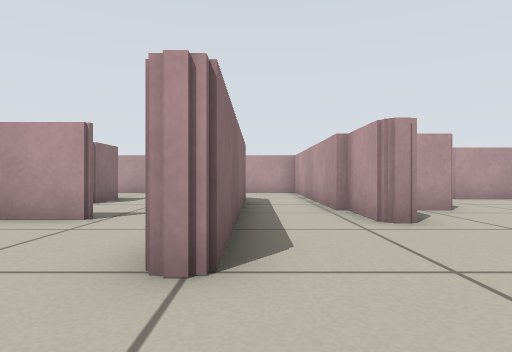
View 1 (above)

23 first-person views from a walk through a robot-simulator world made for Stage. The camera is 0.36 m above the floor, looks level and sees 75° across. Floor lines are 1 m apart. The floor is counted in squares, 0.5 m on a side. Each view is taken from the middle of a square. On the plan, view 1 faces up. The plan holds only what a view shows up to about 10 squares ahead; the rest is blank. The robots in the file are not drawn.

View 2
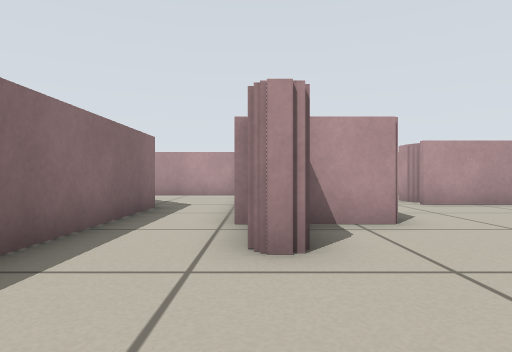

View 3
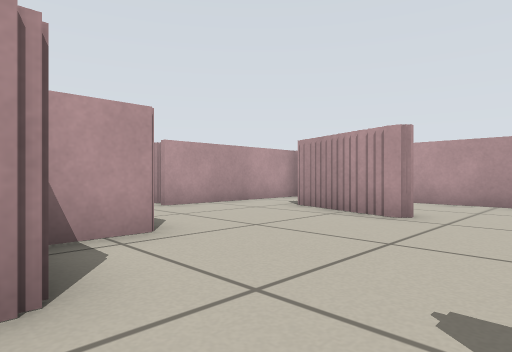

View 4
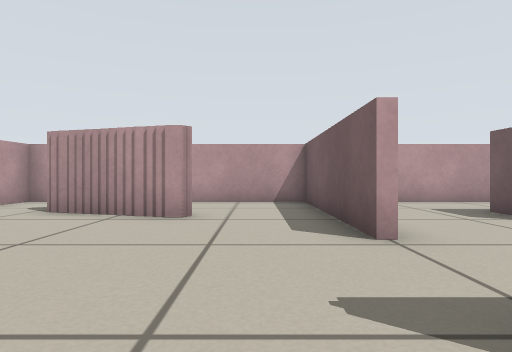

View 5
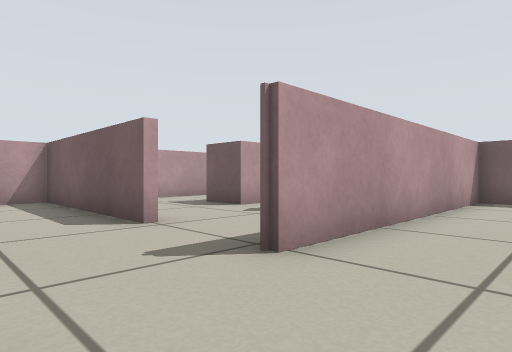

View 6
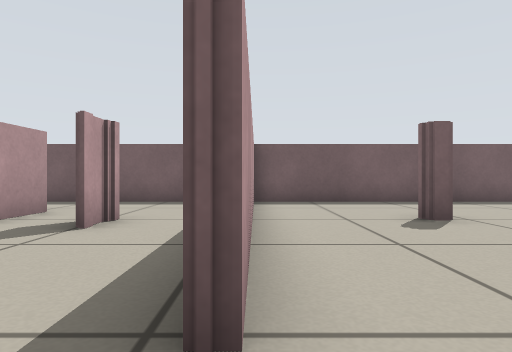

View 7
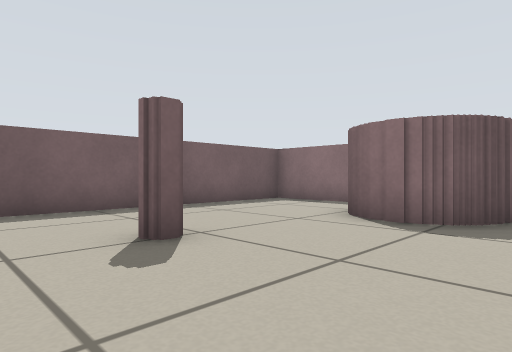

View 8
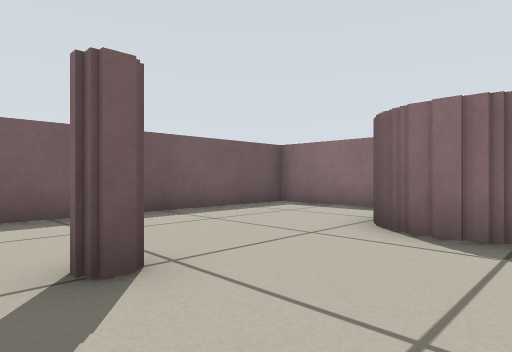

View 9
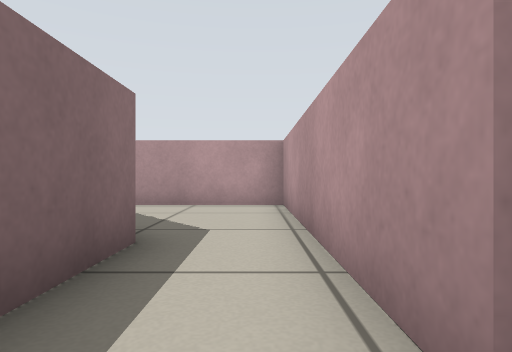

View 10
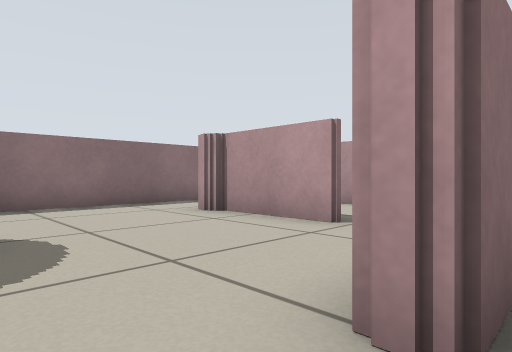

View 11
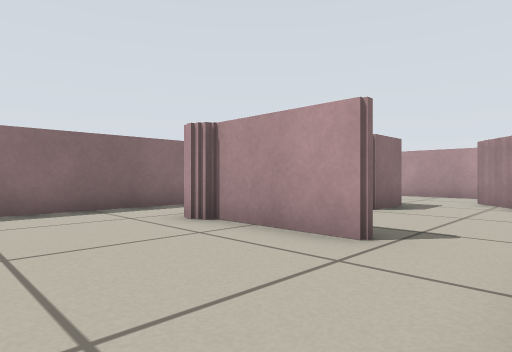

View 12
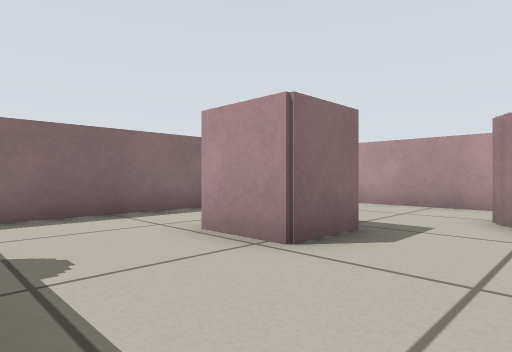

View 13
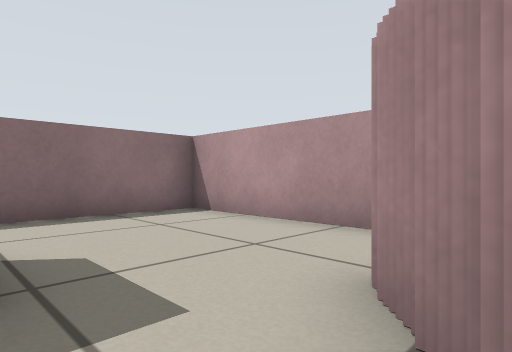

View 14
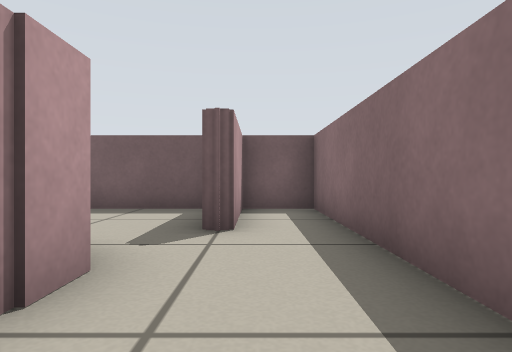

View 15
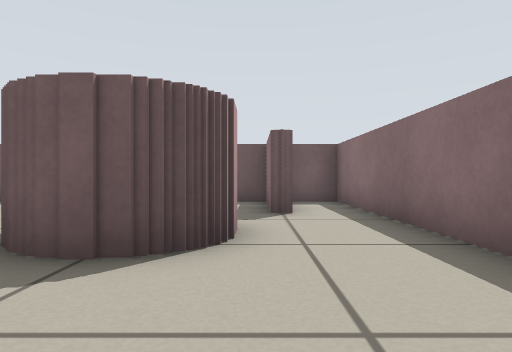

View 16
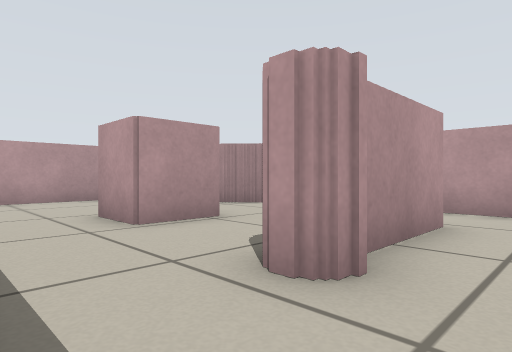

View 17
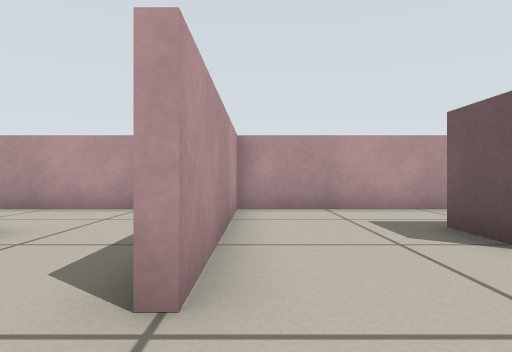

View 18
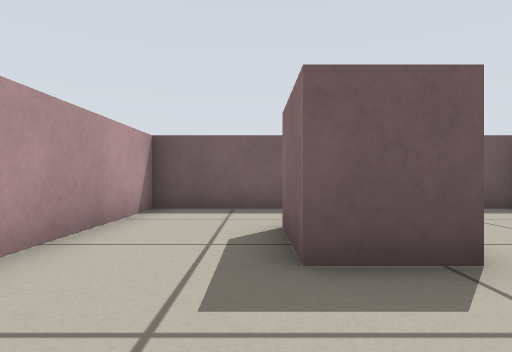

View 19
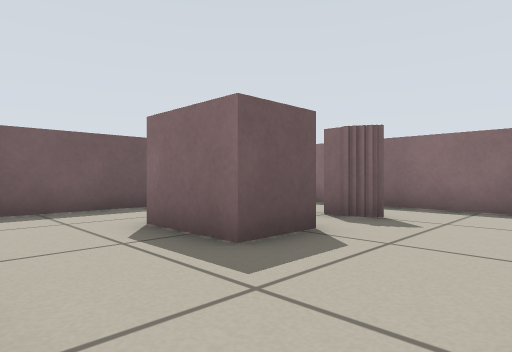

View 20
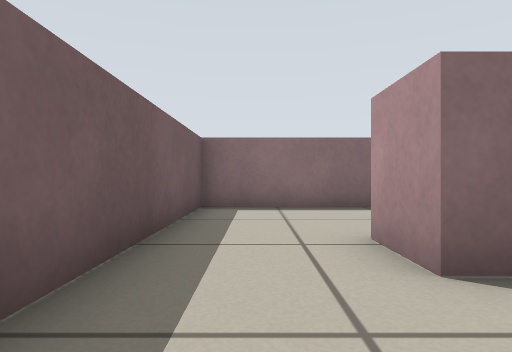

View 21
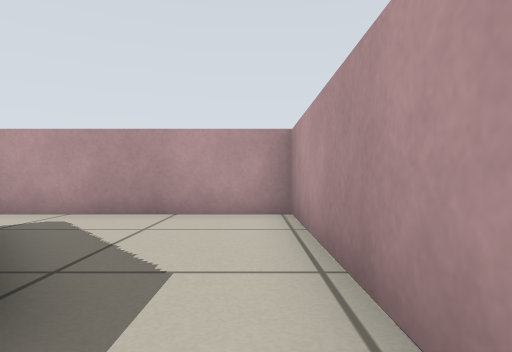

View 22
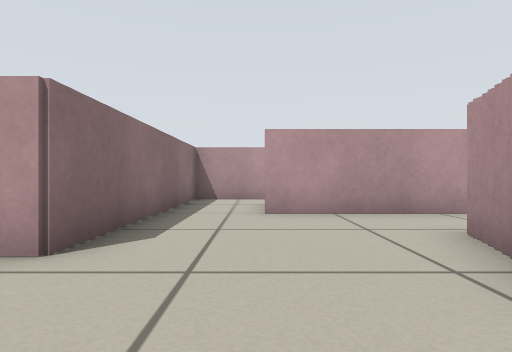

View 23
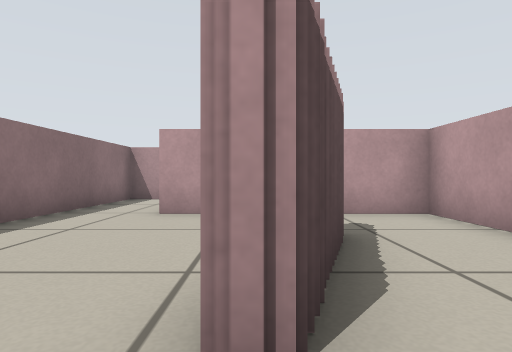

### Floor plan
Ten units are one square. View 1 is at (0, 0); x grows to the right and y downward. Boxes are objects, and circles mark ways between rooms. Rooms are numbered by the first view taken in them; rooms with no view inside come last. Other rooms are left out.
<svg viewBox="-88 -148 206 206">
<path fill="none" stroke="#000" d="M26 -52 19 -52 19 -70M17 -69 17 -143 -45 -143M58 -26 113 -26 113 -103 61 -103M-2 14 2 14M-3 -96 -3 -24 -9 -24M-35 -11 -35 -4M82 -52 79 -52 79 -66M-33 -5 -33 9M82 -65 82 -70M41 -105 41 -70 28 -70M84 -69 84 -81M-35 8 -35 12M-63 24 -63 53 31 53 31 -28M-54 -52 -61 -52 -61 -59M-52 -11 -35 -11M-28 -55 -55 -55M-57 6 -57 -7 -51 -7M-8 -49 -8 -60M-42 -101 -42 -87 -57 -87 -57 -101M-83 -106 -83 53 -67 53 -67 24 -63 24M-19 -111 -24 -111M72 7 86 7 86 27 72 27 72 7M33 -10 33 53 113 53 113 -24 58 -24M-45 -143 -83 -143 -83 -106"/>
<circle cx="-33" cy="-3" r="3" fill="#2a7"/>
<circle cx="45" cy="-30" r="3" fill="#2a7"/>
<circle cx="-35" cy="-135" r="3" fill="#2a7"/>
<circle cx="-30" cy="-95" r="3" fill="#2a7"/>
<circle cx="-75" cy="-95" r="3" fill="#2a7"/>
<text x="20" y="-40">1</text>
<text x="-60" y="-40">2</text>
<text x="70" y="0">3</text>
<text x="-60" y="-120">4</text>
</svg>
Room 1 opens to room 2. Room 1 opens to room 3. Room 1 opens to room 4. Room 2 opens to room 4.

Where each view was taken, in squares from view 1:
view 1: 0 up, 0 right, facing up
view 2: 2 up, 2 right, facing up
view 3: 3 up, 2 right, facing up-right
view 4: 4 up, 2 right, facing right
view 5: 5 up, 1 right, facing down-right
view 6: 4 up, 3 right, facing down
view 7: 2 up, 2 right, facing down-left
view 8: 1 up, 1 right, facing down-left
view 9: 6 up, 1 right, facing up
view 10: 1 up, 0 right, facing up-left
view 11: 2 up, 1 left, facing up-left
view 12: 6 up, 2 left, facing up-left
view 13: 10 up, 2 left, facing up-left
view 14: 2 up, 7 left, facing down
view 15: 4 up, 6 left, facing down
view 16: 4 up, 8 left, facing up-right
view 17: 2 up, 4 right, facing right
view 18: 2 up, 9 right, facing down
view 19: 2 up, 11 right, facing down-left
view 20: 4 down, 11 right, facing left
view 21: 8 up, 1 right, facing up
view 22: 4 up, 6 right, facing up
view 23: 4 up, 8 right, facing up
